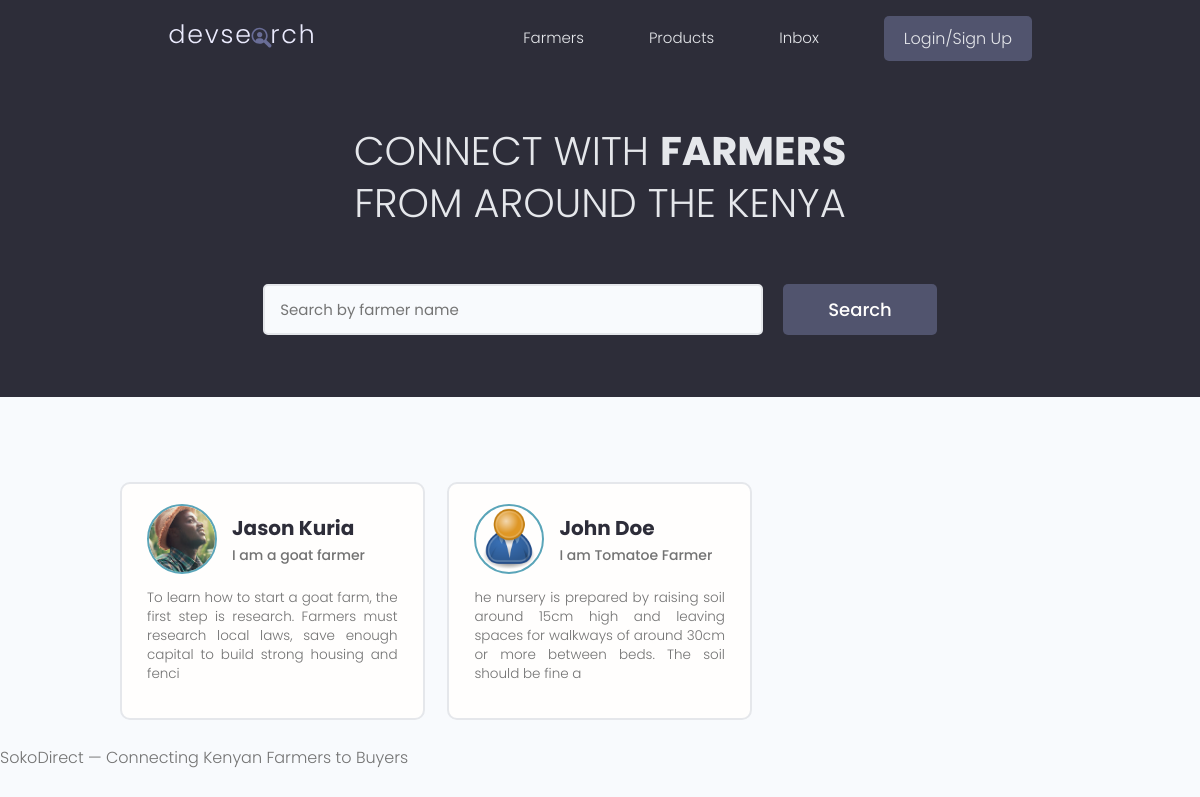
/, run on an earlier commit of the app's database.
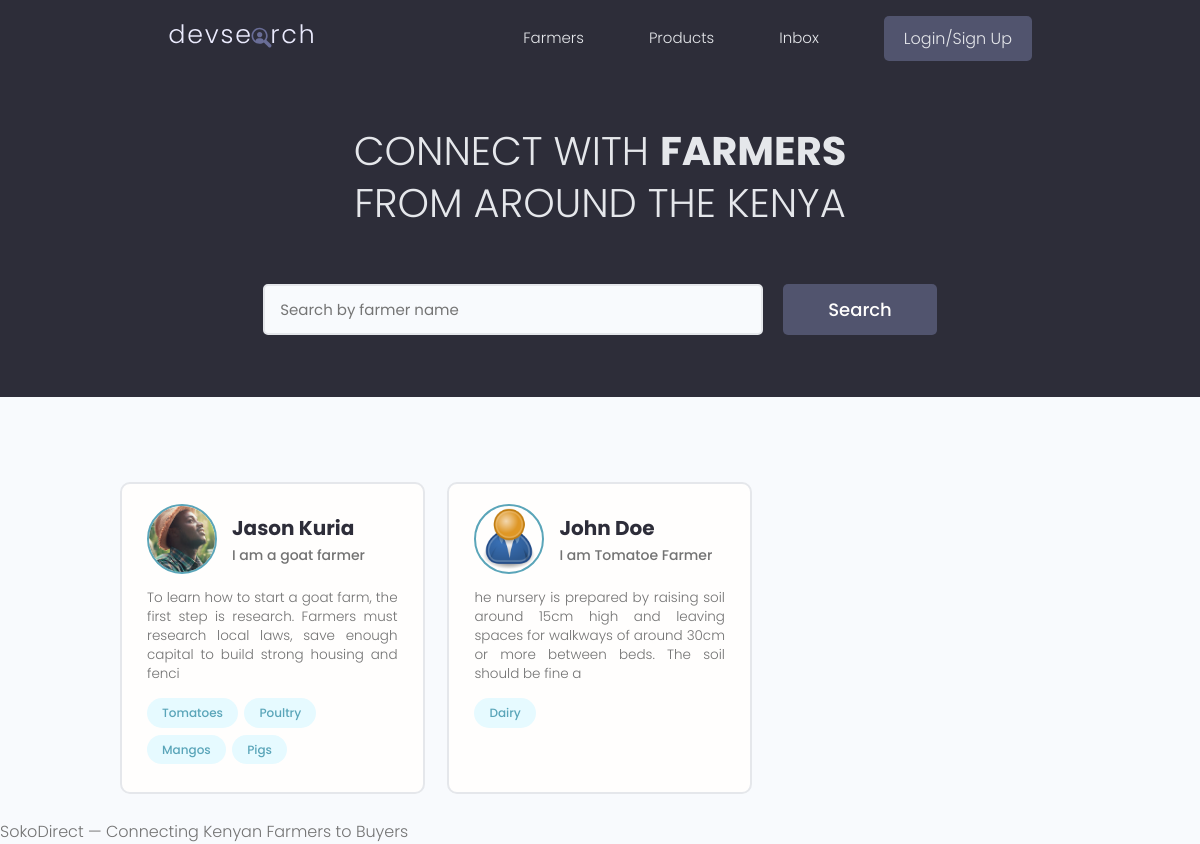
And on a later commit of the database.
### users/models.py (models this page shows, shortened)
class Profile(models.Model):
    user = models.OneToOneField(
        User,
        on_delete=models.CASCADE,
        null=True, blank=True
    )
    name = models.CharField(max_length=200, null=True, blank=True)
    email = models.EmailField(max_length=500, null=True, blank=True)
    username = models.CharField(max_length=200, null=True, blank=True)
    short_intro = models.CharField(max_length=200, blank=True, null=True)
    bio = models.TextField(null=True, blank=True)
    profile_image = models.ImageField(
        null=True, blank=True,
        upload_to='profiles/',
        default='profiles/user-default.png'
    )
    county = models.ForeignKey(
        'products.County',    # referencing County from products app
        on_delete=models.SET_NULL,
        null=True, blank=True
    )
    specialities = models.ManyToManyField('Speciality', blank=True)
    phone = models.CharField(max_length=20, null=True, blank=True)
    whatsapp_link = models.CharField(max_length=500, null=True, blank=True)
    website = models.CharField(max_length=500, null=True, blank=True)
    social_twitter = models.CharField(max_length=200, null=True, blank=True)
    youtube = models.CharField(max_length=200, null=True, blank=True)
    created = models.DateTimeField(auto_now_add=True)
    id = models.UUIDField(
        default=uuid.uuid4, unique=True,
        primary_key=True, editable=False
    )

class Speciality(models.Model):
    owner = models.ForeignKey(
        Profile,
        on_delete=models.CASCADE,
        null=True, blank=True
    )
    name = models.CharField(max_length=200, blank=True, null=True)
    description = models.TextField(null=True, blank=True)
    created = models.DateTimeField(auto_now_add=True)
    id = models.UUIDField(
        default=uuid.uuid4, unique=True,
        primary_key=True, editable=False
    )
    def __str__(self):
        return self.name

### users/views.py (the view)
# urls.py: path('', views.profiles, name='profiles'),
def profiles(request):
    profiles = Profile.objects.all()
    context = {'profiles': profiles}
    return render(request, 'users/profiles.html', context)

### users/templates/users/profiles.html (shortened to what this page needs)
{% extends 'main.html' %}
{% block content %}
  <main class="home">
    <section class="hero-section text-center">
      <div class="container container--narrow">
        <div class="hero-section__box">
          <h2>CONNECT WITH <span>FARMERS</span></h2>
          <h2>FROM AROUND THE KENYA</h2>
        </div>
        <div class="hero-section__search">
          <form class="form" action="#" method="get">
            <div class="form__field">
              <input class="input input--text" id="formInput#search" type="text" name="text"
                placeholder="Search by farmer name" />
            </div>
            <input class="btn btn--sub btn--lg" type="submit" value="Search" />
          </form>
        </div>
      </div>
    </section>
    <section class="devlist">
      <div class="container">
        <div class="grid grid--three">
          {% for profile in profiles %}
          <div class="column card">
            <div class="dev">
              <a href="{% url 'user_profile' profile.id %}" class="card__body">
                <div class="dev__profile">
                  <img class="avatar avatar--md" src="{{ profile.profile_image.url }}" alt="image" />
                  <div class="dev__meta">
                    <h3>{{profile.name}}</h3>
                    <h5>{{profile.short_intro|slice:"150"}}</h5>
                  </div>
                </div>
                <p class="dev__info">{{profile.bio|slice:"150"}}</p>
                <div class="dev__skills">
                  {% for speciality in profile.speciality_set.all|slice:"5" %}
                  <span class="tag tag--pill tag--main">
                    <small>{{speciality}}</small>
                  </span>
                  {% endfor %}
                </div>
              </a>
            </div>
          </div>
          {% endfor %}
        </div>
      </div>
    </section>
  </main>
{% endblock content %}

### templates/main.html (shortened to what this page needs)
<!DOCTYPE html>
{% load static %}
<html>
<head>
  <link rel="stylesheet" href="https://cdn.iconmonstr.com/1.3.0/css/iconmonstr-iconic-font.min.css" />
 <link rel="stylesheet" href="{% static 'uikit/styles/uikit.css' %}" />
  <link rel="stylesheet" href="{% static 'styles/app.css' %}" />
</head>
<body>
    {% include 'navbar.html' %}
    {% block content %}
    {% endblock content %}
    <p>SokoDirect — Connecting Kenyan Farmers to Buyers</p>
</body>
</html>

### templates/navbar.html (shortened to what this page needs)
{% load static %}
  <header class="header">
    <div class="container container--narrow">
      <a href="{% url 'profiles' %}" class="header__logo">
        <img src="{% static 'images/logo.svg' %}" alt="FarmerSearch Logo" />
      </a>
      <nav class="header__nav">
        <ul class="header__menu">
          <li class="header__menuItem">
            <a href="{% url 'profiles' %}">Farmers</a>
          </li>
          <li class="header__menuItem">
            <a href="{% url 'products' %}">Products</a>
          </li>
          <li class="header__menuItem"><a href="">Inbox</a></li>
          {% if request.user.is_authenticated %}
            <li class="header__menuItem"><a href="{%url 'create-product' %}" class="btn btn--sub">Add Product</a></li>
            <li class="header__menuItem"><a href="{% url 'logout' %}" class="btn btn--sub">Logout</a></li>
          {% else %}
            <li class="header__menuItem"><a href="{% url 'login' %}" class="btn btn--sub">Login/Sign Up</a></li>
          {% endif %}
        </ul>
      </nav>
    </div>
  </header>

### static/styles/app.css (style rules this page uses)
:root { --color-sub: #2d2d39; }
.btn--sub { background-color: var(--color-sub-light); }
.card { border: 2px solid var(--color-light); }
img { width: 100%; }
.header { position: sticky; z-index: 111; background-color: var(--color-sub); padding: 1.5rem 0; }
.header > .container { display: flex; justify-content: space-between; align-items: center; }
.header__logo > img { height: 3.8rem; }
.header__nav > ul { display: inline-flex; align-items: center; list-style: none; gap: 6.5rem; }
.header__menuItem > a { color: var(--color-light); font-weight: 300; }
.hero-section { height: 40vh; display: flex; align-items: center; background-color: var(--color-sub); }
.hero-section__box { margin-bottom: 4rem; }
.hero-section__box > h2, .hero-section__box > h2 > span { font-size: 4rem; color: var(--color-light); line-height: 1.3; text-transform: uppercase; }
.hero-section__box > h2 { font-weight: 300; }
.hero-section__box > h2 > span { font-weight: 700; }
.hero-section__search > .form { display: flex; align-items: center; justify-content: center; gap: 2rem; }
.hero-section__search > .form input.input--text { width: 50rem; }
.devlist { margin-top: 8rem; }
.devlist .grid { align-items: stretch; }
.devlist .dev .dev__profile { display: flex; align-items: center; gap: 1.5rem; }
.devlist .dev .dev__meta h3 { color: var(--color-sub); font-size: 2rem; font-weight: 700; }
.devlist .dev .dev__meta h5 { color: var(--color-text); font-size: 1.4rem; font-weight: 500; }
.devlist .dev .dev__info { margin: 1.5rem 0; font-size: 1.35rem; line-height: 1.4; text-align: justify; }

### static/uikit/styles/modules/_variables.css (style rules this page uses)
:root { --color-main: #5aa5b9; --color-main-light: #e6faff; --color-sub: #3f4156; --color-sub-light: #51546e; --color-sub-lighter: #ededfd; --color-text: #737373; --color-gray: #8b8b8b; --color-light: #e5e7eb; --color-light-gray: #767676; --color-bg: #f8fafd; --color-white: #fffefd; --color-white-light: #f3f3f3; --color-success: #359e64; --color-success-bg: #def8e8; --color-error: #fc4b0b; --color-error-bg: #fff2ee; --font-base: 'Poppins', arial, helvetica, 'Segoe UI', roboto, ubuntu, sans-serif; --font-monospace: 'Fira Code', 'Courier New', courier, monospace; --font-regular: 300; --font-medium: 500; --font-bold: 700; --generic-shadow: 1px 1px 5px #00000010; --generic-transition: all 0.3s ease-in-out; }

### static/uikit/styles/modules/_base.css (style rules this page uses)
* { margin: 0; padding: 0; box-sizing: border-box; text-rendering: optimizeLegibility; color: inherit; font-size: inherit; }
html { font-size: 50%; }
@media only screen and (min-width: 480px) { html { font-size: 56.25%; } }
@media only screen and (min-width: 1200px) { html { font-size: 62.5%; } }
body { line-height: 1.6; font-weight: 400; font-size: 1.5rem; color: var(--color-text); background-color: var(--color-bg); min-height: 100vh; }

### static/uikit/styles/modules/_typography.css (style rules this page uses)
* { font-family: var(--font-base); }
h2 { font-size: 3.6rem; font-weight: var(--font-bold); }
h3 { font-size: 3.2rem; font-weight: var(--font-medium); }
h5 { font-size: 2.4rem; font-weight: var(--font-medium); }
h5, h6 { font-weight: var(--font-regular); }
p, span, strong { font-size: 1.6rem; color: var(--color-text); font-weight: var(--font-regular); }
a { padding-bottom: 2px; text-decoration: none; display: inline-block; color: var(--color-main); font-weight: var(--font-medium); }

### static/uikit/styles/modules/_utilities.css (style rules this page uses)
.container { width: 92%; max-width: 165rem; margin: 0 auto; box-sizing: border-box; }
.container--narrow { width: 92%; max-width: 120rem; }
@media screen and (min-width: 1000px) { .container { width: 90%; } }
@media screen and (min-width: 1000px) { .container--narrow { width: 85%; } }
@media screen and (min-width: 1200px) { .container { width: 80%; } }
@media screen and (min-width: 1200px) { .container--narrow { width: 72%; } }
.text-center { text-align: center; }

### static/uikit/styles/modules/_avatar.css (style rules this page uses)
.avatar { border-radius: 50%; border: 2px solid var(--color-main); object-fit: cover; }
.avatar--md { height: 7rem; width: 7rem; }

### static/uikit/styles/modules/_button.css (style rules this page uses)
.btn { display: inline-block; position: relative; cursor: pointer; background-color: var(--color-light); font-weight: var(--font-medium); color: var(--color-sub); text-decoration: none; padding: 1rem 2rem; border-radius: 0.5rem; border: none; width: -webkit-fit-content; width: -moz-fit-content; width: fit-content; height: -webkit-fit-content; height: -moz-fit-content; height: fit-content; font-size: 1.6rem; outline-width: 0; outline-color: transparent; -webkit-backface-visibility: hidden; backface-visibility: hidden; transition: all 0.3s ease-in-out; }
.btn--sub { background-color: var(--color-sub); color: var(--color-white); }
.btn--lg { font-size: 1.8rem; padding: 1.2rem 4.5rem; }

What changed in the data, as far as the page shows it:
changed Profile "Jason Kuria": gains Speciality (name "Tomatoes"); gains Speciality (name "Poultry")
added Speciality: name "Mangos", shown under Profile "Jason Kuria"
added Speciality: name "Pigs", shown under Profile "Jason Kuria"
changed Profile "John Doe": gains Speciality (name "Dairy")
